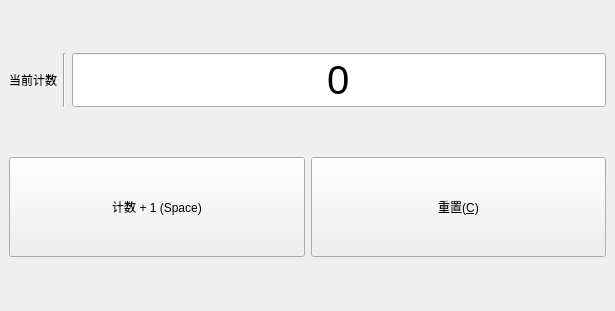
<?xml version="1.0" encoding="UTF-8"?>
<ui version="4.0">
 <class>MainWindow</class>
 <widget class="QMainWindow" name="MainWindow">
  <property name="geometry">
   <rect>
    <x>0</x>
    <y>0</y>
    <width>615</width>
    <height>311</height>
   </rect>
  </property>
  <property name="windowTitle">
   <string>计数器</string>
  </property>
  <widget class="QWidget" name="centralwidget">
   <layout class="QHBoxLayout" name="horizontalLayout_3">
    <item>
     <layout class="QVBoxLayout" name="verticalLayout">
      <item>
       <layout class="QHBoxLayout" name="horizontalLayout">
        <item>
         <widget class="QLabel" name="label">
          <property name="minimumSize">
           <size>
            <width>10</width>
            <height>0</height>
           </size>
          </property>
          <property name="text">
           <string>当前计数</string>
          </property>
         </widget>
        </item>
        <item>
         <widget class="Line" name="line">
          <property name="orientation">
           <enum>Qt::Vertical</enum>
          </property>
         </widget>
        </item>
        <item>
         <widget class="QLineEdit" name="count_num">
          <property name="minimumSize">
           <size>
            <width>0</width>
            <height>50</height>
           </size>
          </property>
          <property name="font">
           <font>
            <pointsize>30</pointsize>
           </font>
          </property>
          <property name="text">
           <string>0</string>
          </property>
          <property name="alignment">
           <set>Qt::AlignCenter</set>
          </property>
          <property name="readOnly">
           <bool>true</bool>
          </property>
         </widget>
        </item>
       </layout>
      </item>
      <item>
       <layout class="QHBoxLayout" name="horizontalLayout_2">
        <item>
         <widget class="QPushButton" name="count_btn">
          <property name="minimumSize">
           <size>
            <width>0</width>
            <height>100</height>
           </size>
          </property>
          <property name="text">
           <string>计数 + 1 (Space)</string>
          </property>
         </widget>
        </item>
        <item>
         <widget class="QPushButton" name="reset_btn">
          <property name="minimumSize">
           <size>
            <width>0</width>
            <height>100</height>
           </size>
          </property>
          <property name="text">
           <string>重置(&amp;C)</string>
          </property>
         </widget>
        </item>
       </layout>
      </item>
     </layout>
    </item>
   </layout>
  </widget>
 </widget>
 <resources/>
 <connections/>
</ui>
